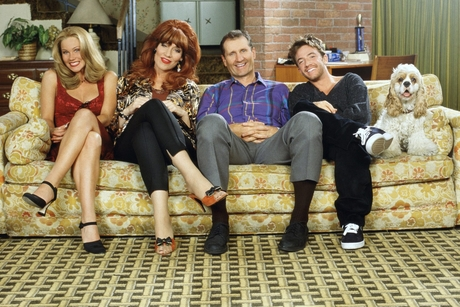
#> input picture data/al.jpg, 460 x 307 px
$ python HW4_203374293_Solution.py   (older library calls are emulated)
#> lines starting #> are read from the running program, lines starting #| are printed output that depends on the picture

import numpy as np
import os
from PIL import Image
import matplotlib.pyplot as plt
from scipy import sparse
from scipy.sparse import linalg
from code_utils.Mesh import *
from scipy.spatial.distance import cdist
from sklearn.preprocessing import normalize

# [80 lines left out: functions conv_op_matrix, create_Walk_matrix_tile, create_Walk_matrix, create_Degree_matrix, not called in this run]

def conjugate_gradient(im_path,L_method ='both',gamma = 0.1,sigma=0.001):
    """

    :param im_path:
    :param L_method:
    :param gamma: regularization param
    :param sigma: weights param for W_g
    :return:
    """
#> called with im_path = 'data/al.jpg', L_method = 'both', gamma = 0.1, sigma = 0.001
    #plotting
    fig = plt.figure()
    fig.suptitle('marrige with kids')

    #load iimage in grayscale
    gray_scale = Image.open(im_path).convert('LA')
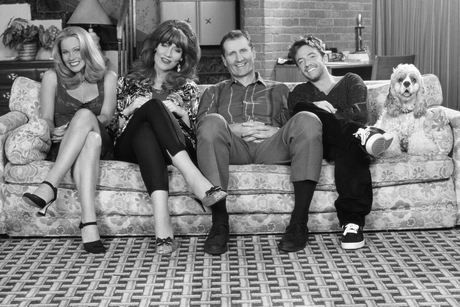
#> gray_scale: PIL image 460x307 LA; mean R, G, B, A 126.2, 126.2, 126.2, 255
    z = np.array(gray_scale)[:,:,0]
    #plot orig image
#> (the run stopped early here; a loop or call above may not have finished)
